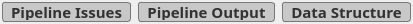
<?xml version="1.0" encoding="UTF-8"?>
<ui version="4.0">
 <class>StatusBarWidget</class>
 <widget class="QFrame" name="StatusBarWidget">
  <property name="geometry">
   <rect>
    <x>0</x>
    <y>0</y>
    <width>375</width>
    <height>24</height>
   </rect>
  </property>
  <property name="sizePolicy">
   <sizepolicy hsizetype="Preferred" vsizetype="Preferred">
    <horstretch>0</horstretch>
    <verstretch>0</verstretch>
   </sizepolicy>
  </property>
  <property name="minimumSize">
   <size>
    <width>0</width>
    <height>0</height>
   </size>
  </property>
  <property name="maximumSize">
   <size>
    <width>16777215</width>
    <height>16777215</height>
   </size>
  </property>
  <property name="windowTitle">
   <string>Frame</string>
  </property>
  <property name="styleSheet">
   <string notr="true">QFrame#StatusBarWidget
{

}
</string>
  </property>
  <property name="frameShape">
   <enum>QFrame::NoFrame</enum>
  </property>
  <property name="frameShadow">
   <enum>QFrame::Raised</enum>
  </property>
  <layout class="QHBoxLayout" name="horizontalLayout">
   <property name="spacing">
    <number>3</number>
   </property>
   <property name="leftMargin">
    <number>0</number>
   </property>
   <property name="topMargin">
    <number>0</number>
   </property>
   <property name="rightMargin">
    <number>0</number>
   </property>
   <property name="bottomMargin">
    <number>0</number>
   </property>
   <item>
    <spacer name="horizontalSpacer">
     <property name="orientation">
      <enum>Qt::Horizontal</enum>
     </property>
     <property name="sizeType">
      <enum>QSizePolicy::Minimum</enum>
     </property>
     <property name="sizeHint" stdset="0">
      <size>
       <width>0</width>
       <height>20</height>
      </size>
     </property>
    </spacer>
   </item>
   <item>
    <widget class="QPushButton" name="issuesBtn">
     <property name="sizePolicy">
      <sizepolicy hsizetype="Preferred" vsizetype="Preferred">
       <horstretch>0</horstretch>
       <verstretch>0</verstretch>
      </sizepolicy>
     </property>
     <property name="minimumSize">
      <size>
       <width>0</width>
       <height>24</height>
      </size>
     </property>
     <property name="maximumSize">
      <size>
       <width>16777215</width>
       <height>24</height>
      </size>
     </property>
     <property name="font">
      <font>
       <family>FiraSans</family>
       <pointsize>11</pointsize>
       <weight>75</weight>
       <italic>false</italic>
       <bold>true</bold>
      </font>
     </property>
     <property name="styleSheet">
      <string notr="true">QPushButton
{
	font: 75 11pt &quot;FiraSans&quot;;
	font-weight: bold;
  	background-color: rgb(200, 200, 200);
	color: rgb(50, 50, 50);
	border: 1px solid rgb(120, 120, 120);
	border-radius: 3px;
 	padding: 1 8 1 8px;
	margin: 2 2 2 2px;
}

QPushButton:hover
{
	font: 75 11pt &quot;FiraSans&quot;;
	font-weight: bold;
  	background-color: rgb(200, 200, 200);
	color: rgb(50, 50, 50);
	border: 2px solid rgb(120, 120, 120);
	border-radius: 3px;
 	padding: 1 8 1 8px;
	margin: 1 1 1 1px;
}

QPushButton:checked
{
	font: 75 11pt &quot;FiraSans&quot;;
	font-weight: bold;
  	background-color: rgb(120, 120, 120);
	color: rgb(240, 240, 240);
	border: 1px solid rgb(200, 200, 200);
	border-radius: 3px;
 	padding: 1 8 1 8px;
	margin: 2 2 2 2px;
}

QPushButton:checked:hover
{
	font: 75 11pt &quot;FiraSans&quot;;
	font-weight: bold;
  	background-color: rgb(120, 120, 120);
	color: rgb(240, 240, 240);
	border: 2px solid rgb(200, 200, 200);
	border-radius: 3px;
 	padding: 1 8 1 8px;
	margin: 1 1 1 1px;
}

/* Comment */</string>
     </property>
     <property name="text">
      <string>Pipeline Issues</string>
     </property>
     <property name="checkable">
      <bool>true</bool>
     </property>
     <property name="flat">
      <bool>true</bool>
     </property>
    </widget>
   </item>
   <item>
    <widget class="QPushButton" name="consoleBtn">
     <property name="sizePolicy">
      <sizepolicy hsizetype="Preferred" vsizetype="Preferred">
       <horstretch>0</horstretch>
       <verstretch>0</verstretch>
      </sizepolicy>
     </property>
     <property name="minimumSize">
      <size>
       <width>0</width>
       <height>24</height>
      </size>
     </property>
     <property name="maximumSize">
      <size>
       <width>16777215</width>
       <height>24</height>
      </size>
     </property>
     <property name="font">
      <font>
       <family>FiraSans</family>
       <pointsize>11</pointsize>
       <weight>75</weight>
       <italic>false</italic>
       <bold>true</bold>
      </font>
     </property>
     <property name="styleSheet">
      <string notr="true">QPushButton
{
	font: 75 11pt &quot;FiraSans&quot;;
	font-weight: bold;
  	background-color: rgb(200, 200, 200);
	color: rgb(50, 50, 50);
	border: 1px solid rgb(120, 120, 120);
	border-radius: 3px;
 	padding: 1 8 1 8px;
	margin: 2 2 2 2px;
}

QPushButton:hover
{
	font: 75 11pt &quot;FiraSans&quot;;
	font-weight: bold;
  	background-color: rgb(200, 200, 200);
	color: rgb(50, 50, 50);
	border: 2px solid rgb(120, 120, 120);
	border-radius: 3px;
 	padding: 1 8 1 8px;
	margin: 1 1 1 1px;
}

QPushButton:checked
{
	font: 75 11pt &quot;FiraSans&quot;;
	font-weight: bold;
  	background-color: rgb(120, 120, 120);
	color: rgb(240, 240, 240);
	border: 1px solid rgb(200, 200, 200);
	border-radius: 3px;
 	padding: 1 8 1 8px;
	margin: 2 2 2 2px;
}

QPushButton:checked:hover
{
	font: 75 11pt &quot;FiraSans&quot;;
	font-weight: bold;
  	background-color: rgb(120, 120, 120);
	color: rgb(240, 240, 240);
	border: 2px solid rgb(200, 200, 200);
	border-radius: 3px;
 	padding: 1 8 1 8px;
	margin: 1 1 1 1px;
}

/* Comment */</string>
     </property>
     <property name="text">
      <string>Pipeline Output</string>
     </property>
     <property name="checkable">
      <bool>true</bool>
     </property>
     <property name="flat">
      <bool>true</bool>
     </property>
    </widget>
   </item>
   <item>
    <widget class="QPushButton" name="dataBrowserBtn">
     <property name="sizePolicy">
      <sizepolicy hsizetype="Preferred" vsizetype="Preferred">
       <horstretch>0</horstretch>
       <verstretch>0</verstretch>
      </sizepolicy>
     </property>
     <property name="minimumSize">
      <size>
       <width>0</width>
       <height>24</height>
      </size>
     </property>
     <property name="maximumSize">
      <size>
       <width>16777215</width>
       <height>24</height>
      </size>
     </property>
     <property name="font">
      <font>
       <family>FiraSans</family>
       <pointsize>11</pointsize>
       <weight>75</weight>
       <italic>false</italic>
       <bold>true</bold>
      </font>
     </property>
     <property name="styleSheet">
      <string notr="true">QPushButton
{
	font: 75 11pt &quot;FiraSans&quot;;
	font-weight: bold;
  	background-color: rgb(200, 200, 200);
	color: rgb(50, 50, 50);
	border: 1px solid rgb(120, 120, 120);
	border-radius: 3px;
 	padding: 1 8 1 8px;
	margin: 2 2 2 2px;
}

QPushButton:hover
{
	font: 75 11pt &quot;FiraSans&quot;;
	font-weight: bold;
  	background-color: rgb(200, 200, 200);
	color: rgb(50, 50, 50);
	border: 2px solid rgb(120, 120, 120);
	border-radius: 3px;
 	padding: 1 8 1 8px;
	margin: 1 1 1 1px;
}

QPushButton:checked
{
	font: 75 11pt &quot;FiraSans&quot;;
	font-weight: bold;
  	background-color: rgb(120, 120, 120);
	color: rgb(240, 240, 240);
	border: 1px solid rgb(200, 200, 200);
	border-radius: 3px;
 	padding: 1 8 1 8px;
	margin: 2 2 2 2px;
}

QPushButton:checked:hover
{
	font: 75 11pt &quot;FiraSans&quot;;
	font-weight: bold;
  	background-color: rgb(120, 120, 120);
	color: rgb(240, 240, 240);
	border: 2px solid rgb(200, 200, 200);
	border-radius: 3px;
 	padding: 1 8 1 8px;
	margin: 1 1 1 1px;
}

/* Comment */</string>
     </property>
     <property name="text">
      <string>Data Structure</string>
     </property>
     <property name="checkable">
      <bool>true</bool>
     </property>
     <property name="flat">
      <bool>true</bool>
     </property>
    </widget>
   </item>
  </layout>
 </widget>
 <resources/>
 <connections/>
</ui>
